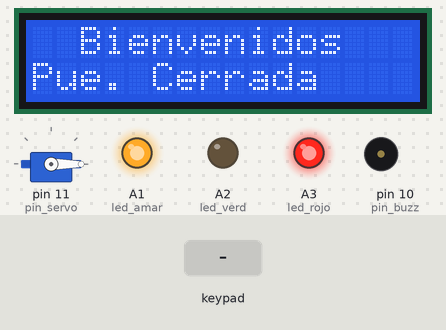
Bench run of a sketch on a simulated Arduino Uno, built with avr-gcc and run on an emulated ATmega328P. Shown: servo, 16×2 character LCD, output pins drawn as LEDs (lit = HIGH), buzzer (waves = sounding). The inputs (shaded band) are chosen by the test bench. What the sketch prints to the serial monitor is not drawn.

Above: at 1.2 s.
1.3 s: keypad keys 2 5 0 2 * * pressed 0.4 s apart
At 5.1 s:
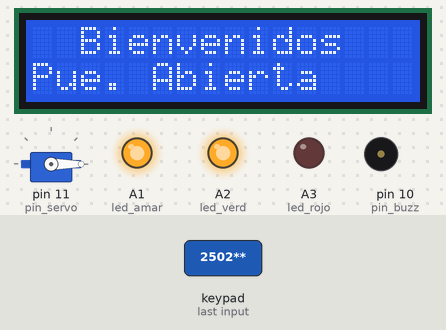
5.2 s: key 'A' pressed
8.2 s: keypad keys 1 3 9 7 2 # pressed 0.4 s apart
At 12.0 s:
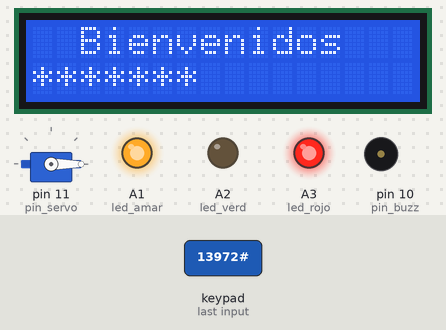
12.8 s: keypad keys 1 3 9 7 2 D pressed 0.4 s apart
At 15.3 s:
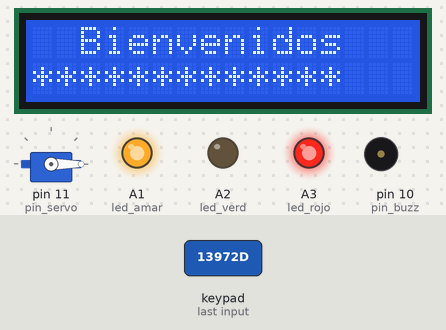
16.7 s: key 'B' pressed
At 17.9 s:
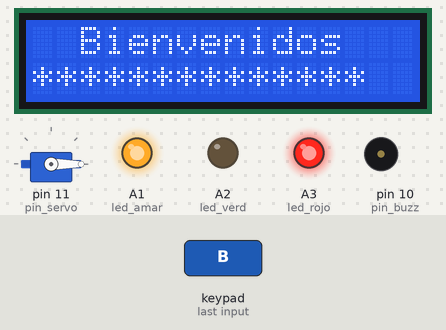
18.2 s: key 'C' pressed
At 18.8 s:
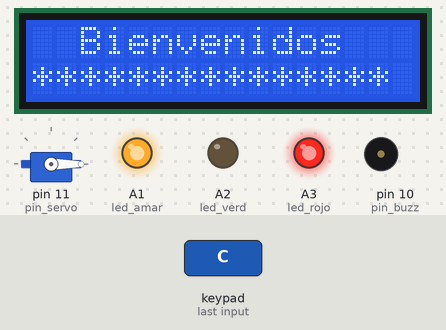
Timing chart, 0 to 20.7 s (numbered marks = the images above; inputs shaded):
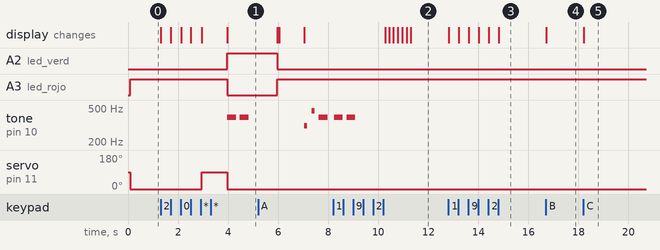

The sketch:

Parte_2_de_Taller_6.ino
```cpp
/*
   Fundacion Kinal
   Centro educativo tecnico laboral Kinal
   Quinto perito
   Quinto electronica
   Codigo Tecnico: EB5AM / EB5AV
   Curso: Taller de electronica digital y reparacion de computadoras I
   Proyecto: Practica 6
   Dev: Paulo calito 2020265
   Fecha: 16 de mayo de 2024
*/


//Librerias a utilizar
#include <Wire.h>
#include <LiquidCrystal_I2C.h>
#include <Servo.h>
#include <Keypad.h>


//Directivas de preprocesador para la LCD
#define direccion_lcd 0x27
#define filas 2
#define columnas 16

//Directicas de proceprocesador para el teclado matricial
#define filas_teclado 4
#define columnas_teclado 4
#define f1_teclado 9
#define f2_teclado 8
#define f3_teclado 7
#define f4_teclado 6
#define c1_teclado 5
#define c2_teclado 4
#define c3_teclado 3
#define c4_teclado 2

//Directicas de proceprocesador para el servomotor, leds y buzzer
#define pin_servo 11
#define pin_buzz  10
#define led_rojo  A3
#define led_amar  A1
#define led_verd  A2
#define ON(pin)     digitalWrite(pin, HIGH);
#define OFF(pin)    digitalWrite(pin, LOW);


//Variables para el uso del teclado
char keys[filas_teclado][columnas_teclado] = {
  {'1','2','3','A'},
  {'4','5','6','B'},
  {'7','8','9','C'},
  {'*','0','#','D'}
};

byte pines_filas[filas_teclado] = {f1_teclado,f2_teclado,f3_teclado,f4_teclado};
byte pines_columnas[columnas_teclado] = {c1_teclado,c2_teclado,c3_teclado,c4_teclado};


//Variables para el uso del servomotor
const int lock_pos = 0;
const int unlock_pos = 90;


//Variables donde almacenare las contraseñas
String contrasenaCerradura = "2502*";   //Variable donde almaceno la contraseña definida por el sistema
String info_recibida = "";                //Variable donde voy a ir guardando los caracteres que ingreso por medio del teclado

//variables auxiliares
byte pos_lcd = 0;


//Constructor
LiquidCrystal_I2C lcdCerradura(direccion_lcd, columnas, filas);
Servo ServoCerradura;
Keypad tecladoCerradura = Keypad( makeKeymap(keys), pines_filas, pines_columnas, filas_teclado,columnas_teclado);


//Funciones
//Funcion utiliza para configurar pines de entrada y salida
void config_outputs(void);

//Funcion que realiza las configuraciones de la interfaz hombre - maquina
void config_HMI(void);
const float pinBuzzer = 10;

void setup()
{
  Serial.begin(9600);             //Inicio la comunicacion serial
  Serial.println("Practica 6 - Parte 2");
  config_outputs();
  config_HMI();
  ON(led_amar);
  ON(led_rojo);
  OFF(led_verd);
  ServoCerradura.write(0);

}


void loop()
{
  //Obtengo el valor de la tecla presionada
  char key= tecladoCerradura.getKey();

  if(key)
  {

    info_recibida = info_recibida + key;
    Serial.println(key);
    lcdCerradura.setCursor(pos_lcd,1);
    lcdCerradura.print("*           ");
    pos_lcd++;
    if(key == '*')
    {
      lcdCerradura.setCursor(0,1);
      lcdCerradura.print("               ");
      Serial.println(info_recibida);
      if(info_recibida == contrasenaCerradura)
      {
        lcdCerradura.setCursor(0,1);
        lcdCerradura.print("Contrasena nice");
        ServoCerradura.write(90);
        delay(1000);
        ServoCerradura.write(0);
        lcdCerradura.setCursor(0,1);
        lcdCerradura.print("Pue. Abierta          ");
        ON(led_verd);
        OFF(led_rojo);
        tone (pinBuzzer, 391.995, 353);
        delay(400);
        noTone(pinBuzzer);
        delay(100);
        tone (pinBuzzer, 391.995, 353);
        delay(400);
        noTone(pinBuzzer);
        delay(85);

        Serial.println("Contrasena nice");
      }
      else
      {
        lcdCerradura.setCursor(0,1);
        lcdCerradura.print("Contrasena bad");
        delay(1000);
        lcdCerradura.setCursor(0,1);
        lcdCerradura.print("Pue. Cerrada      ");
        OFF(led_verd);
        ON(led_rojo);
  tone (pinBuzzer, 311.127, 118);
  delay(235);
  noTone(pinBuzzer);
  delay(50);
  tone (pinBuzzer, 466.164, 118);
  delay(225);
  noTone(pinBuzzer);
  delay(65);
  tone (pinBuzzer, 391.995, 353);
  delay(510);
  noTone(pinBuzzer);
  delay(100);
  tone (pinBuzzer, 391.995, 353);
        delay(400);
        noTone(pinBuzzer);
        delay(100);
        tone (pinBuzzer, 391.995, 353);
        delay(400);
        noTone(pinBuzzer);
        delay(85);

        Serial.println("Contrasena bad");
        ServoCerradura.write(0);
      }
      info_recibida = "";     //limpio el string
      delay(1000);
      lcdCerradura.setCursor(0,1);
      lcdCerradura.print("Pue. Cerrada      ");
      pos_lcd = 0;
      ON(led_rojo);
      OFF(led_verd);
      ServoCerradura.write(0);
    }
  }

}


void config_outputs(void)
{
  pinMode(pin_servo, OUTPUT);
  pinMode(pin_buzz, OUTPUT);
  pinMode(led_amar, OUTPUT);
  pinMode(led_rojo, OUTPUT);
  pinMode(led_verd, OUTPUT);
}

void config_HMI(void)
{
  ServoCerradura.attach(pin_servo);
  lcdCerradura.init();
  lcdCerradura.backlight();
  lcdCerradura.setCursor(2,0);
  lcdCerradura.print("Bienvenidos");
  lcdCerradura.setCursor(0,1);
  lcdCerradura.print("Pue. Cerrada      ");
}
```

Measured:
- after the input at 1.3 s, A2 (led_verd): LOW → HIGH after 2.7 s; A3 (led_rojo): HIGH → LOW after 2.7 s; tone on pin 10 (pin_buzz): alternates 391 Hz for 0.35 s and silent for 0.15 s, starting after 2.7 s; servo on pin 11 (pin_servo): 0° → 90° after 1.6 s, → 0° 1.0 s later; the display: first changes at once (image 1 shows a later state)
- after the input at 8.2 s, the display: first differs from a run without the input after 2.2 s (image 2 shows a later state)
- after the input at 12.8 s, the display: first changes at once (image 3 shows a later state)
- after the input at 16.7 s, the display: changes at once (image 4)
- after the input at 18.2 s, the display: changes at once (image 5)
